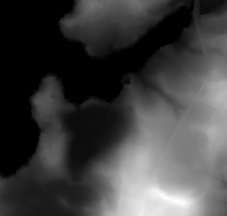
#> input picture ncei_nintharcsec_dem_J1427776tR0_C0.tif, 227 x 216 px
$ python generate_png.py
#> lines starting #> are read from the running program, lines starting #| are printed output that depends on the picture
# -------------------------------------------------------------
# GeoTIFF DEM Analysis & PNG Generator
# Version: v1.2.0
# -------------------------------------------------------------
import cv2
import numpy as np
import matplotlib.pyplot as plt
import matplotlib.colors as mcolors
from matplotlib.colors import LightSource
from mpl_toolkits.mplot3d import Axes3D

# Load DEM geotiff data using OpenCV (handles float32 TIFFs cleanly)
dem = cv2.imread('ncei_nintharcsec_dem_J1427776tR0_C0.tif', cv2.IMREAD_UNCHANGED)
#> dem is the input picture: shape (216, 227) float32; min -0.1, max 25.63, mean 6.5

ny, nx = dem.shape
#> ny = 216; nx = 227
res_x = 2.988579124266287
res_y = 2.988579124266287
width_m = nx * res_x
#> width_m = 678.4
height_m = ny * res_y
#> height_m = 645.5

min_elev = np.nanmin(dem)
#> min_elev = -0.1
max_elev = np.nanmax(dem)
#> max_elev = 25.63
mean_elev = np.nanmean(dem)
#> mean_elev = 6.46
std_elev = np.nanstd(dem)
#> std_elev = 6.4

# Calculate Hillshade
ls = LightSource(azdeg=315, altdeg=45)
hillshade = ls.hillshade(dem, vert_exag=3.0, dx=res_x, dy=res_y)
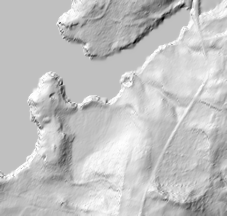
#> hillshade: shape (216, 227) float64; min 0, max 1, mean 0.761

# 1. Standalone Shaded Elevation PNG (direct visualization)
fig_standalone, ax = plt.subplots(figsize=(10, 9), dpi=300)
im = ax.imshow(dem, cmap='terrain', extent=[0, width_m, 0, height_m], origin='upper')
ax.imshow(hillshade, cmap='gray', alpha=0.35, extent=[0, width_m, 0, height_m], origin='upper')

cbar = plt.colorbar(im, ax=ax, fraction=0.046, pad=0.04)
cbar.set_label('Elevation NAVD88 (meters)', fontsize=12, fontweight='bold')

ax.set_title('NCEI 1/9 Arc-Second DEM (Digital Elevation Model)\nTile: J1427776tR0_C0', fontsize=14, fontweight='bold', pad=12)
ax.set_xlabel('Distance East (meters)', fontsize=11)
ax.set_ylabel('Distance North (meters)', fontsize=11)

# Add scale bar
scalebar_len = 100 # 100 meters
sb_x = 20
sb_y = 30
ax.plot([sb_x, sb_x + scalebar_len], [sb_y, sb_y], color='black', lw=4)
ax.text(sb_x + scalebar_len/2, sb_y + 15, f'{scalebar_len} m', color='black', weight='bold', ha='center', fontsize=11,
        bbox=dict(boxstyle='round,pad=0.2', facecolor='white', alpha=0.8, edgecolor='none'))

# Add North Arrow
ax.annotate('N', xy=(width_m - 40, height_m - 40), xytext=(width_m - 40, height_m - 90),
            arrowprops=dict(facecolor='black', width=3, headwidth=10),
            ha='center', va='bottom', fontsize=12, weight='bold')

plt.tight_layout()
plt.savefig('ncei_nintharcsec_dem_J1427776tR0_C0.png', dpi=300)
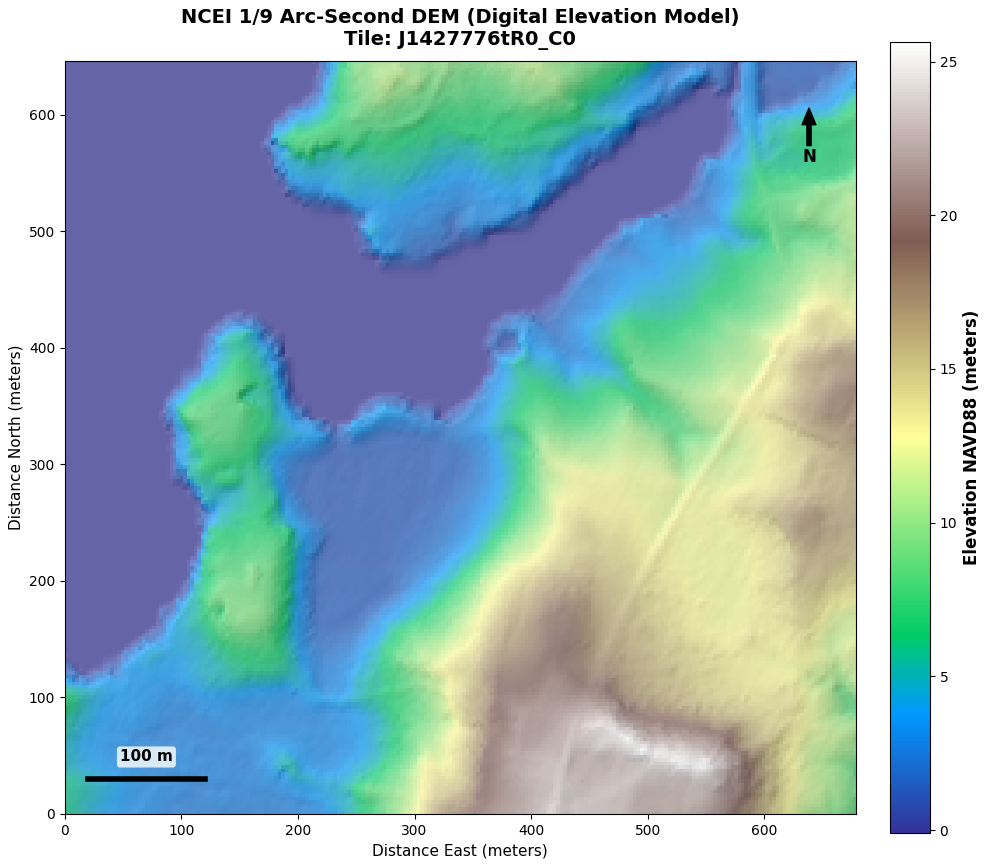
#> figure drawn by matplotlib, 2 panels
plt.close()
print("Saved ncei_nintharcsec_dem_J1427776tR0_C0.png")

# 2. Multi-panel Dashboard PNG
plt.style.use('seaborn-v0_8-whitegrid' if 'seaborn-v0_8-whitegrid' in plt.style.available else 'default')
fig = plt.figure(figsize=(16, 12), dpi=300)

# Panel 1: Shaded Elevation Map
ax1 = fig.add_subplot(2, 2, 1)
im1 = ax1.imshow(dem, cmap='terrain', extent=[0, width_m, 0, height_m], origin='upper')
ax1.imshow(hillshade, cmap='gray', alpha=0.35, extent=[0, width_m, 0, height_m], origin='upper')
ax1.set_title('A. Shaded Elevation Map (NAVD88)', fontsize=13, fontweight='bold')
ax1.set_xlabel('Meters (E)')
ax1.set_ylabel('Meters (N)')
cbar1 = plt.colorbar(im1, ax=ax1, shrink=0.8)
cbar1.set_label('Elevation (m)')

# Panel 2: Slope Map (degrees)
gy, gx = np.gradient(dem, res_y, res_x)
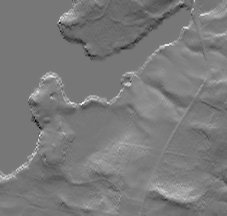
#> gy: shape (216, 227) float32; min -0.549, max 0.619, mean 0.0123; drawn with min black and max white
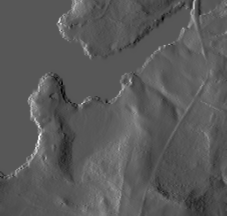
#> gx: shape (216, 227) float32; min -0.47, max 0.907, mean 0.0162; drawn with min black and max white
slope_rad = np.arctan(np.sqrt(gx**2 + gy**2))
slope_deg = np.degrees(slope_rad)
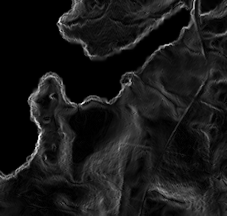
#> slope_deg: shape (216, 227) float32; min 0, max 42.7, mean 4.1; drawn with min black and max white

ax2 = fig.add_subplot(2, 2, 2)
im2 = ax2.imshow(slope_deg, cmap='magma', extent=[0, width_m, 0, height_m], origin='upper')
ax2.set_title('B. Terrain Slope Map (Degrees)', fontsize=13, fontweight='bold')
ax2.set_xlabel('Meters (E)')
ax2.set_ylabel('Meters (N)')
cbar2 = plt.colorbar(im2, ax=ax2, shrink=0.8)
cbar2.set_label('Slope (°)')

# Panel 3: 3D Surface View
ax3 = fig.add_subplot(2, 2, 3, projection='3d')
X = np.linspace(0, width_m, nx)
#> X = 227 values from 0 to 678.4
Y = np.linspace(height_m, 0, ny)
X, Y = np.meshgrid(X, Y)
surf = ax3.plot_surface(X, Y, dem, cmap='terrain', rstride=2, cstride=2, linewidth=0, antialiased=True, alpha=0.9)
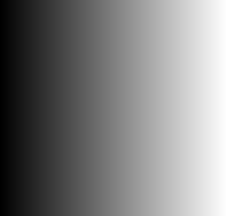
#> X: shape (216, 227) float64; min 0, max 678.4, mean 339.2; drawn with min black and max white
ax3.set_title('C. 3D Terrain Topography', fontsize=13, fontweight='bold')
ax3.set_xlabel('Meters (E)', labelpad=6)
ax3.set_ylabel('Meters (N)', labelpad=6)
ax3.set_zlabel('Elev (m)', labelpad=6)
ax3.view_init(elev=35, azim=-125)

# Panel 4: Elevation Distribution & Summary Stats
ax4 = fig.add_subplot(2, 2, 4)
n, bins, patches = ax4.hist(dem.flatten(), bins=40, color='#2b5c8f', edgecolor='black', alpha=0.75)
#> n = 40 values, max 12653 at index 0, min 67 at index 39, mean 1225.8; bins = 41 values from -0.1 to 25.63; patches = 40 items
ax4.set_title('D. Elevation Profile & Data Summary', fontsize=13, fontweight='bold')
ax4.set_xlabel('Elevation (meters NAVD88)')
ax4.set_ylabel('Pixel Count')

stats_text = (
    f"--- DEM METADATA & STATS ---\n"
    f"Grid Dimensions: {nx} x {ny} pixels\n"
    f"Spatial Resolution: ~{res_x:.2f} m ({res_x*3.28084:.2f} ft)\n"
    f"Coverage Area: {width_m:.1f} m x {height_m:.1f} m\n"
    f"CRS: EPSG:26984 (Maine West State Plane)\n"
    f"-----------------------------\n"
    f"Min Elevation: {min_elev:.2f} m ({min_elev*3.28084:.2f} ft)\n"
    f"Max Elevation: {max_elev:.2f} m ({max_elev*3.28084:.2f} ft)\n"
    f"Mean Elevation: {mean_elev:.2f} m ({mean_elev*3.28084:.2f} ft)\n"
    f"Std Deviation: {std_elev:.2f} m\n"
    f"Max Slope: {np.nanmax(slope_deg):.1f}°"
)

ax4.text(0.55, 0.92, stats_text, transform=ax4.transAxes, fontsize=10,
         verticalalignment='top', fontfamily='monospace',
         bbox=dict(boxstyle='round,pad=0.5', facecolor='#f4f6f8', edgecolor='#cccccc', alpha=0.9))

plt.suptitle('NOAA / NCEI CUDEM 1/9 Arc-Second Digital Elevation Model Analysis', fontsize=16, fontweight='bold', y=0.98)
plt.tight_layout(rect=[0, 0, 1, 0.96])
plt.savefig('dem_analysis_dashboard.png', dpi=300)
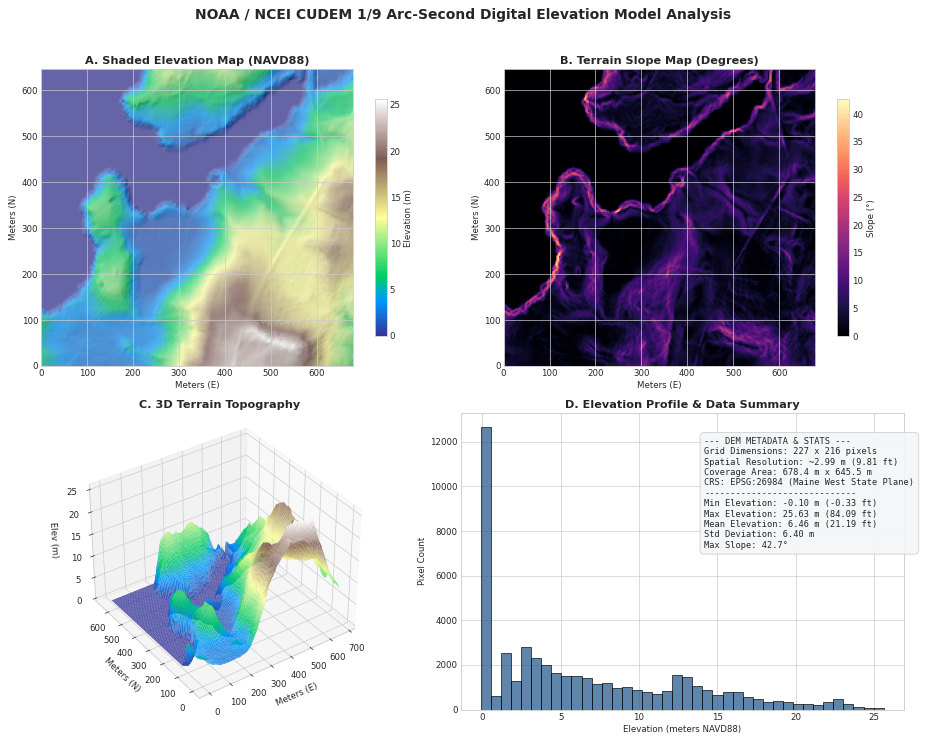
#> figure drawn by matplotlib, 6 panels; panel 6: tallest bar 12653 high, from x = -0.1 to 0.543
plt.close()
print("Saved dem_analysis_dashboard.png")
